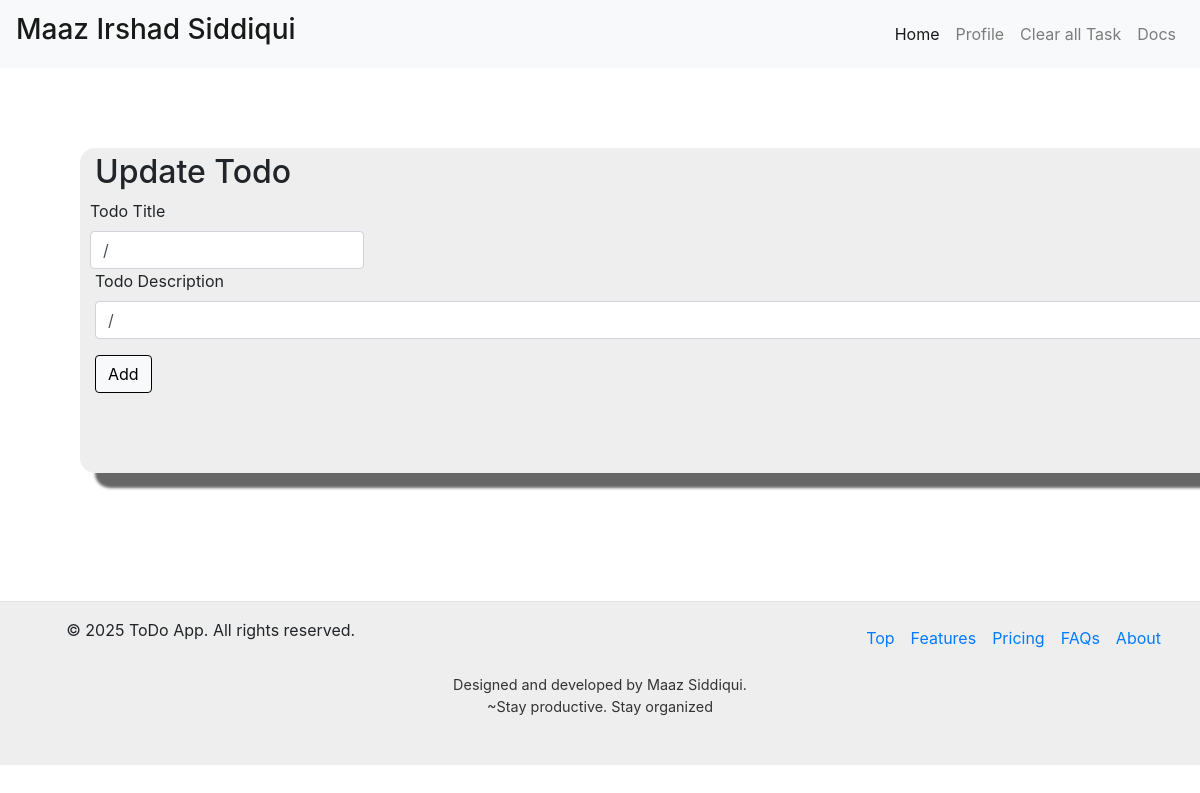
Page /edit/1 on the earlier database version.
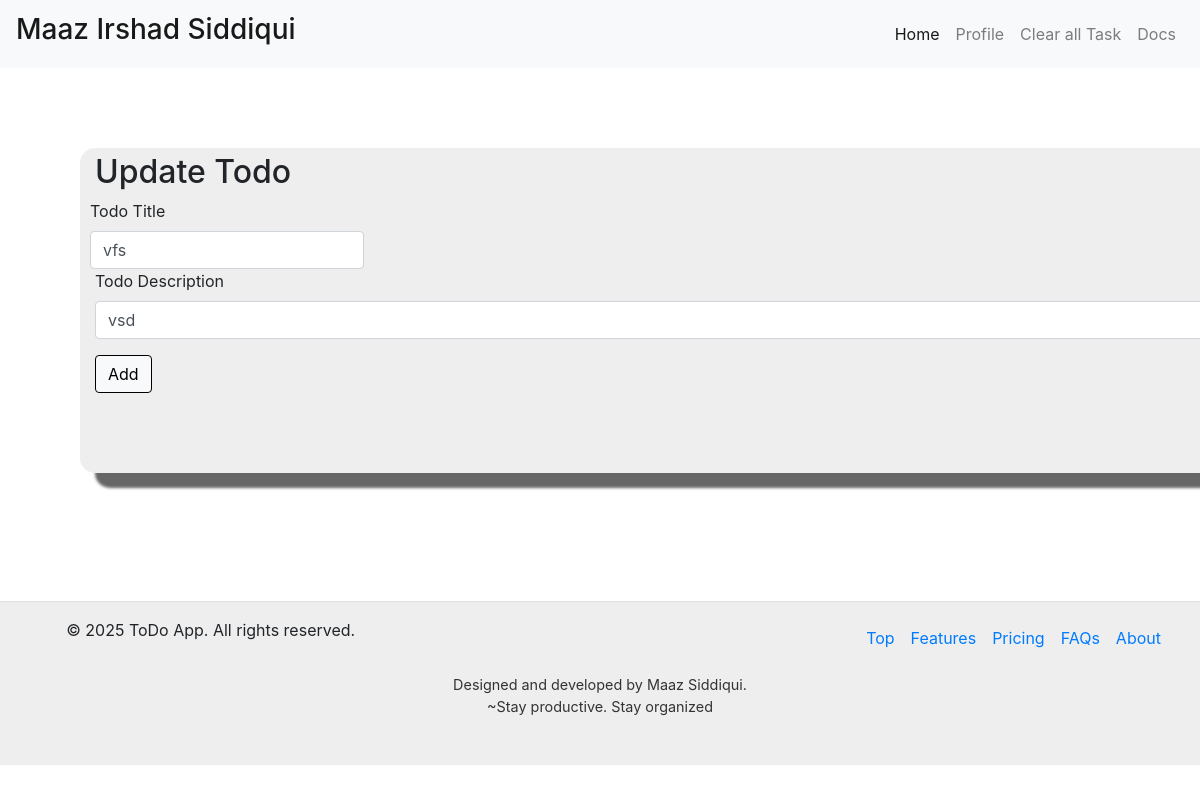
Same page on the later database version.
### app.py (models this page shows)
class Todo(db.Model):
    sno = db.Column(db.Integer, primary_key=True)
    title = db.Column(db.String(200), nullable=False)
    content = db.Column(db.String(500), nullable=False)
    date = db.Column(db.DateTime, default=datetime.utcnow)

### app.py (the view, shortened to what this page needs)
@app.route('/edit/<int:id>', methods=['POST', 'GET'])
def edit(id):
    user_to_update = Todo.query.filter_by(sno=id).first()
    return render_template('update.html', todo=user_to_update)

### templates/update.html (shortened to what this page needs)
{% extends 'base.html' %}
{% block body %}
    <div class="container">
      <form action="/edit/{{todo.sno}}" method="POST">
        <h2>Update Todo</h2>
        <div class="form-row">
          <div czlass="form-group col-md-6">
            <label for="title">Todo Title</label>
            <input
              required
              type="text"
              class="form-control"
              name="title"
              id="title"
              placeholder="title"
              value ={{todo.title}}
              />
            </div>
        </div>
        <div class="form-group">
            <label for="desc">Todo Description</label>
            <input
            type="text"
            required
            class="form-control"
            id="desc"
            name="desc"
            placeholder="Express your task"
            value ={{todo.content}}
          />
        </div>
        <button type="submit" class="btn btn-light mr-2">Add</button>
      </form>
    </div>
    {% endblock  %}

Differences in the rows shown:
added Todo: title "vfs", desc "vsd"
Other differences:
form field title: "/" → (not shown)
form field desc: "/" → (not shown)
